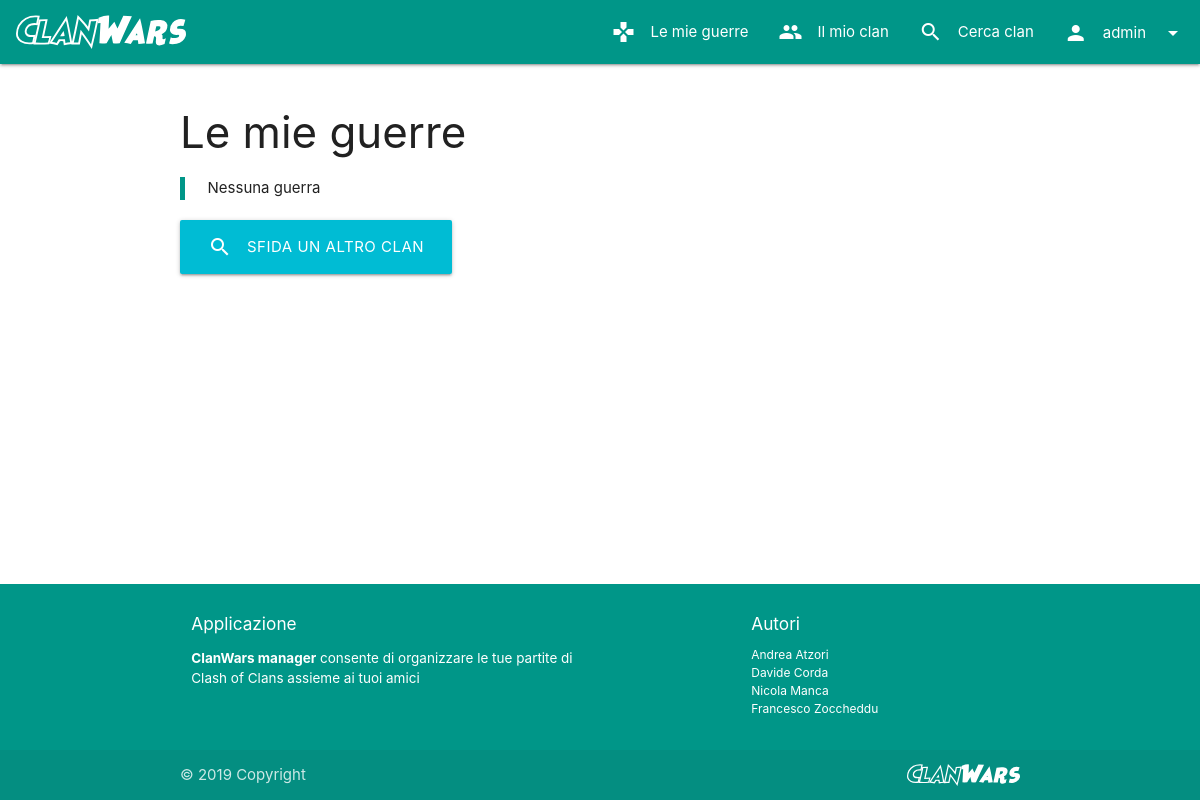
The app's page / (signed in), older data.
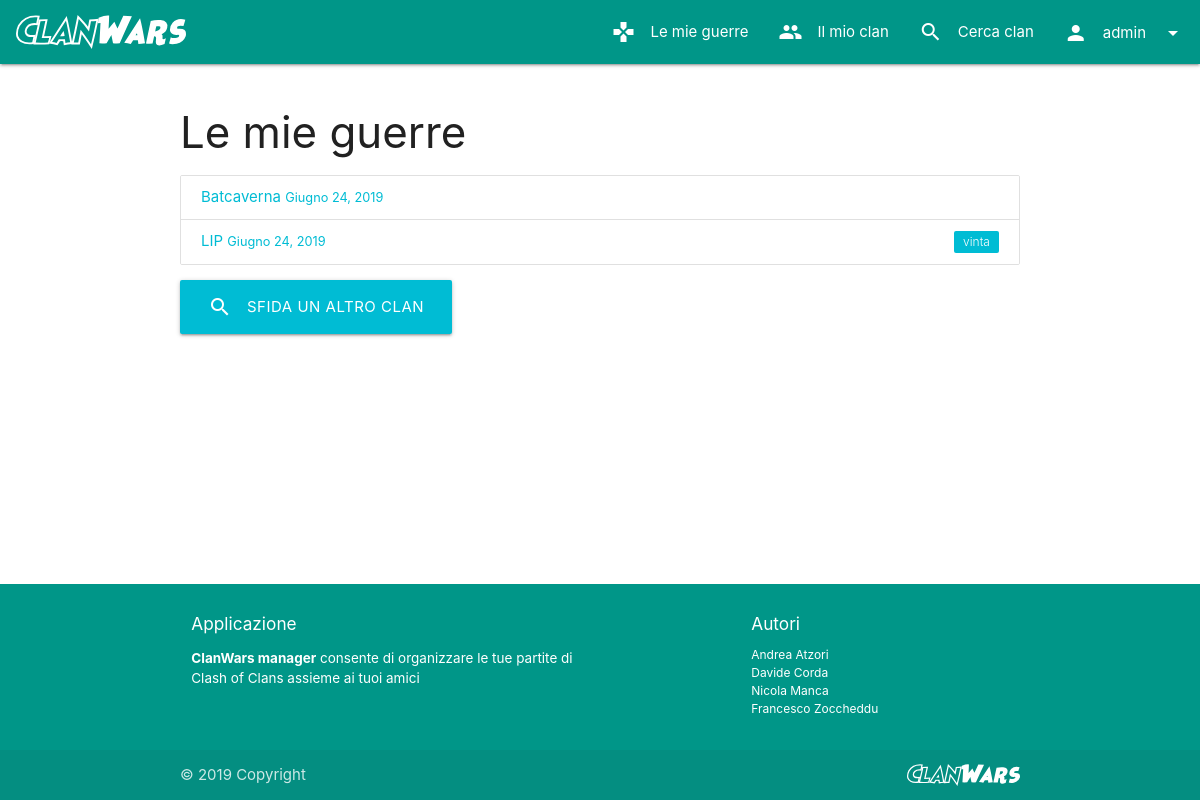
The same page, newer data.
### manager/models.py (models this page shows, shortened)
class War(models.Model):
    allyClan = models.ForeignKey(Clan, on_delete=models.CASCADE, related_name="wars", null=False, blank=False)
    enemyClanName = models.TextField(max_length=30)
    date = models.DateField()
    def get_absolute_url(self):
        return reverse("wars_details", kwargs={'pk': self.pk})
    def won(self):
        battles = self.battles.all()
        allyDestruction = battles.aggregate(sum=models.Sum('allyDestruction'))["sum"]
        enemyDestruction = battles.aggregate(sum=models.Sum('enemyDestruction'))["sum"]
        if allyDestruction is None or enemyDestruction is None:
            return None
        return allyDestruction > enemyDestruction

### manager/views/home.py (the view)
# urls.py: path(r'', HomeDispatcherView.as_view(), name='home'),
class HomeDispatcherView(View):
    def dispatch(self, request, **kwargs):
        if request.user.is_authenticated and request.user.clan is not None:
            return WarListView.as_view()(request, **kwargs)
        else:
            return render(request, 'home/homepage.html')

### manager/models.py (called while the page is built)
    def get_absolute_url(self):
        return reverse("clans_details", kwargs={'pk': self.pk})

### manager/templatetags/postlinks.py (called while the page is built)
@register.inclusion_tag("commons/tags/hiddenform.html")
def hiddenform():
    return {"id": _form_id, "action": "."}

### manager/templatetags/toasts.py (called while the page is built)
@register.simple_tag()
def toast_if(condition, message, icon=None):
    return mark_safe(render_to_string("commons/tags/toast.html", toast(message, icon)) if condition else "")

### manager/views/wars.py (called while the page is built)
    def get_queryset(self):
        if self.request.user.clan is None:
            raise PermissionDenied()
        return self.request.user.clan.wars.all().order_by("-date", "enemyClanName")

### manager/templates/wars/list.html (shortened to what this page needs)
{% extends 'base.html' %}
{% block content %}
<h3>Le mie guerre</h3>
{% if wars|length > 0 %}
<div class="collection">
    {% for war in wars %}
    <a class="collection-item" href={{war.get_absolute_url}}>
        {{ war.enemyClanName }}
        <span class="smalltext">{{ war.date }}</span>
        {% if war.won %}
        <span class="new badge" data-badge-caption="vinta"></span>
        {% endif %}
    </a>
    {% endfor %}
</div>
{% else %}
<blockquote>Nessuna guerra</blockquote>
{% endif %}
{% if user.clan.clanMaster == user %}
<a class="btn-large waves-effect waves-light" href="{% url 'clans_list' %}">
    <i class="material-icons left">search</i>
    Sfida un altro clan
</a>
{% endif %}
{% load toasts %}
{% endblock %}

Row changes from the older to the newer data that the page shows:
added War: enemyClanName "Batcaverna", date "Giugno 24, 2019"
added War: enemyClanName "LIP", date "Giugno 24, 2019"
Text that changed along with them:
text no longer shown: "Nessuna guerra"
